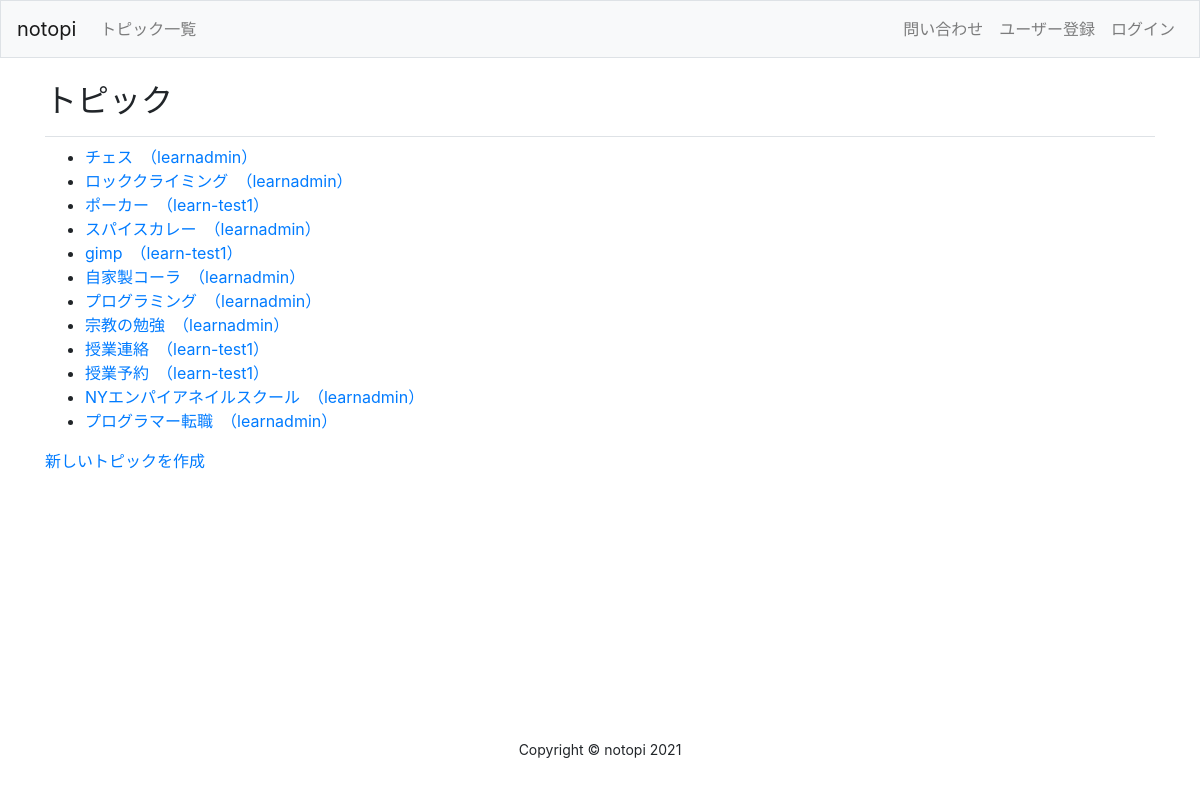
Page /topic/ on the earlier database version.
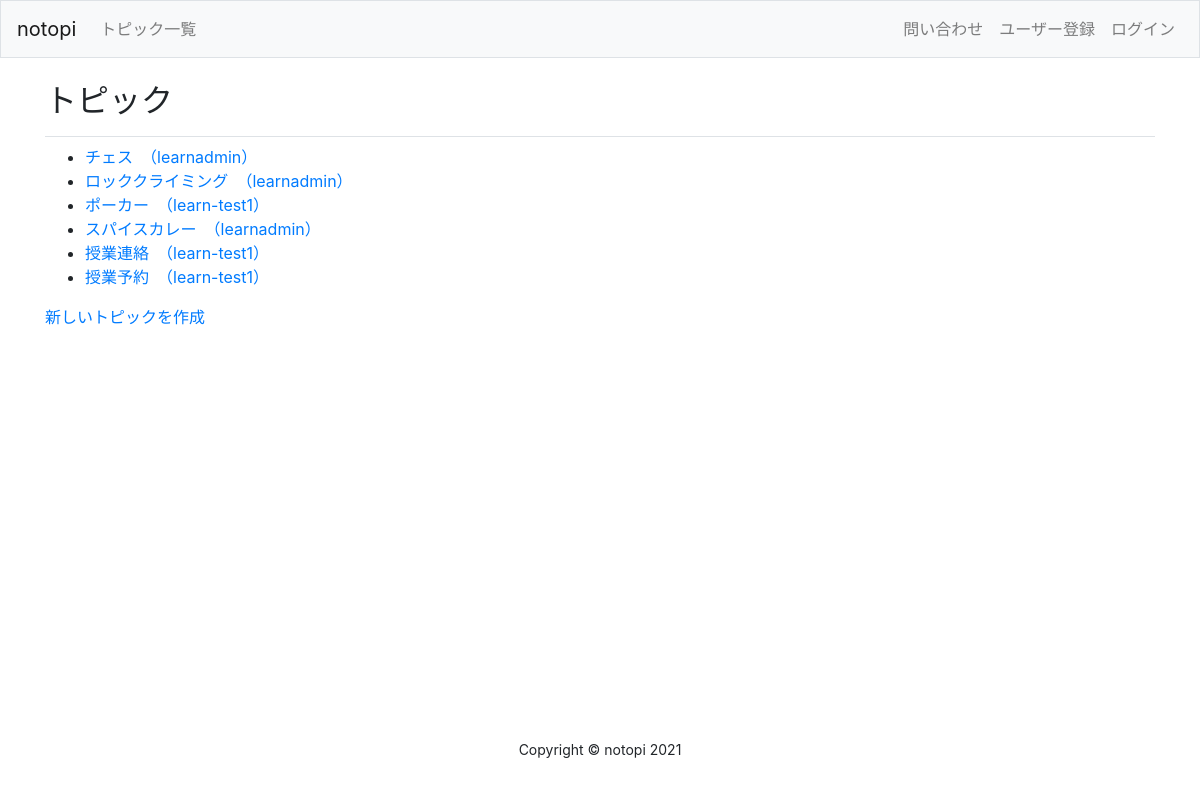
Same page on the later database version.
### learning_logs/models.py (models this page shows)
class Topic(models.Model):
	text = models.CharField(max_length=200)
	date_added = models.DateTimeField(auto_now_add=True)
	owner = models.ForeignKey(User, on_delete=models.CASCADE)
	def __str__(self):
		return self.text

### learning_logs/views.py (the view)
# urls.py: path('topic/', views.topic, name='topic'),
def topic(request):
	topics = Topic.objects.order_by('date_added')
	context = {'topic': topics}
	return render(request, 'learning_logs/topic.html', context)

### learning_logs/templates/learning_logs/topic.html
{% extends "learning_logs/base.html" %}
{% block page_header %}
	<h2>トピック</h2>
{% endblock page_header %}
{% block content %}
	<ul>
		{% for t in topic %}
			<li>
				<a href="{% url 'learning_logs:topic_child' t.id %}">{{t}}　<span>（{{ t.owner }}）</span></a>
			</li>
		{% empty %}
			<li>トピックはまだ作成されていません。</li>
		{% endfor %}
	</ul>
	<a href="{% url 'learning_logs:new_topic' %}">新しいトピックを作成</a>
{% endblock content%}

### learning_logs/templates/learning_logs/base.html (shortened to what this page needs)
{% load bootstrap4 %}
{% load static %}
<!DOCTYPE html>
<html lang="ja">
<head>
	{% bootstrap_css %}
	<link rel="stylesheet" type="text/css" href="{% static 'css/mystyle.css'%}">
</head>
<body>
	<div id="wrapper">
	<nav class="navbar navbar-expand-md navbar-light bg-light mb-4 border">
		<a class="navbar-brand" href="{% url 'learning_logs:index'%}">notopi</a>
		<div class="collapse navbar-collapse" id="navbarCollapse">
		<ul class="navbar-nav mr-auto">
			<li class="nav-item">
			<a class="nav-link" href="{% url 'learning_logs:topic'%}">トピック一覧</a></li>
		</ul>
		<ul class="navbar-nav ml-auto">
			<li class="nav-item">
				<a class="nav-link" href="{% url 'learning_logs:inquiry' %}">問い合わせ</a>
			</li>
			{% if user.is_authenticated %}
			<li class="nav-item">
				<span class="navbar-text">こんにちは {{ user.username }}さん</span>
			</li>
			<li class="nav-item">
				<a class="nav-link" href="{% url 'users:logout' %}">ログアウト</a>
			</li>
			{% else %}
			<li class="nav-item">
				<a class="nav-link" href="{% url 'users:register' %}">ユーザー登録</a>
			</li>
			<li class="nav-item">
				<a class="nav-link" href="{% url 'users:login' %}">ログイン</a></li>
			{% endif %}
		</ul>
		</div>
	</nav>
	<main role="main" class="container">
		<div class="pb-2 mb-2 border-bottom">
		{% block page_header %}{% endblock page_header %}
		</div>
		<div>
		{% block content %}{% endblock content %}
		</div>
	</main>
	<footer>
		<div class="container">
			<p class="m-0 text-center small">Copyright &copy; notopi 2021</p>
		</div>
	</footer>
</div>
</body>
</html>

### static/css/mystyle.css (style rules this page uses)
body, #wrapper { display: flex; flex-direction: column; min-height: 95vh; }
footer { margin-top: auto; }

Differences in the rows shown:
removed Topic: text "gimp", owner "learn-test1"
removed Topic: text "自家製コーラ", owner "learnadmin"
removed Topic: text "プログラミング", owner "learnadmin"
removed Topic: text "宗教の勉強", owner "learnadmin"
removed Topic: text "NYエンパイアネイルスクール", owner "learnadmin"
removed Topic: text "プログラマー転職", owner "learnadmin"
